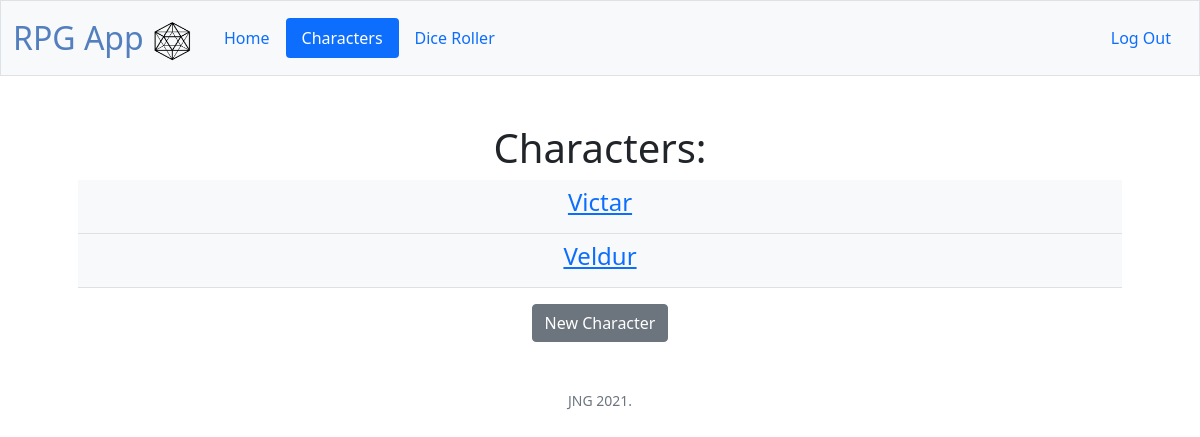
/characters (signed in), run on an earlier commit of the app's database.
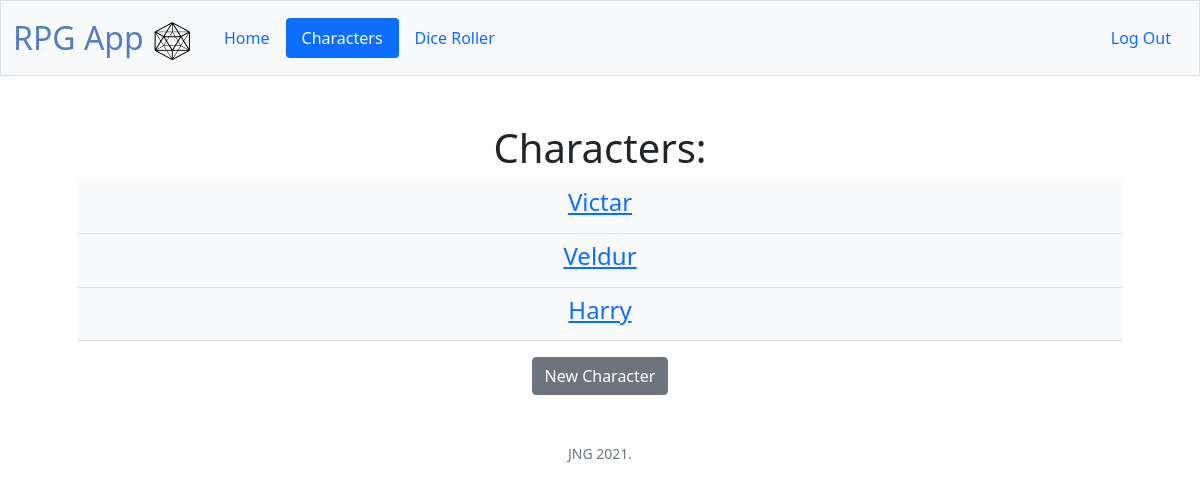
And on a later commit of the database.
### tables this page shows
CREATE TABLE characters (characterid INTEGER PRIMARY KEY NOT NULL, playerid INTEGER REFERENCES users, Name VARCHAR(255), Class VARCHAR(255), Str INT, Dex INT, Con INT, Int INT, Wis INT, Cha INT, Level INT, Backstory VARCHAR(255));

### PF2eApp.py (the view)
@app.route('/characters')
@login_required
def characters():
    if request.method == "GET":
        user = session["user_id"]
        user = scrub(user)
        query = "SELECT id FROM users WHERE username = '{}'".format(user)
        playerid = sqlselect(query)[0][0]
        con = sqlite3.connect('pathfinder.db')
        cur = con.cursor()
        cur.execute("SELECT Name FROM characters WHERE playerid = {}".format(playerid))
        chardata = cur.fetchall()
        cur.close()
        con.close()
        app.logger.info(chardata)
        return render_template('characters.html', chardata=chardata)

### PF2eApp.py (called while the page is built)
@app.after_request
def after_request(response):
    response.headers["Cache-Control"] = "no-cache, no-store, must-revalidate"
    response.headers["Expires"] = 0
    response.headers["Pragma"] = "no-cache"
    return response

### helpers.py (called while the page is built)
def login_required(f):
    @wraps(f)
    def decorated_function(*args, **kwargs):
        if session.get("user_id") is None:
            return redirect("/login")
        return f(*args, **kwargs)
    return decorated_function

def scrub(table_name):
    return ''.join( chr for chr in table_name if chr.isalnum() or chr == " " or chr == "." )

def sqlselect(query):
    con = sqlite3.connect('pathfinder.db')
    cur = con.cursor()
    cur.execute(query)
    rowcount = cur.rowcount
    if rowcount == 0:
        data = []
    else:
        data = cur.fetchall()
    cur.close()
    con.close()
    return data

### templates/characters.html (shortened to what this page needs)
{% extends "layout.html" %}
{% block main %}
<h1>Characters:</h1>
<table class="table table-light">
    {% for name in chardata %}
    <tr>
        <td>
            <h4><a href="/character/{{ name[0] }}">{{name[0]}}</a></h4>
        </td>
    </tr>
    {% endfor %}
</table>
<button class="btn btn-secondary"><a href="/newcharacter" style="text-decoration: none; color: white">New
        Character</a></button>
{% endblock %}

### templates/layout.html (shortened to what this page needs)
<!DOCTYPE html>
<html lang="en">
    <head>
        <link href="https://cdn.jsdelivr.net/npm/bootstrap@5.1.3/dist/css/bootstrap.min.css" rel="stylesheet"
>
        <link href="/static/styles.css" rel="stylesheet">
    </head>
    <body>
        <nav class="navbar navbar-expand-md navbar-light bg-light border">
            <div class="container-fluid">
                <a class="navbar-brand" href="/"><span class="blue">RPG App <img src="/static/d20.png" alt="D20 Die"
                            width="40" height="40"> </span></a>
                <div class="collapse navbar-collapse" id="navbar">
                    {% if session.user_id %}
                    <ul class="nav nav-pills me-auto" id="navbar left">
                        <li class="nav-item">
                            <a class="nav-link" href="/home">Home</a>
                        </li>
                        <li class="nav-item">
                            <a class="nav-link" href="/characters">Characters</a>
                        </li>
                        <li class="nav-item">
                            <a class="nav-link" href="/dice">Dice Roller</a>
                        </li>
                    </ul>
                    <ul class="nav nav-pills ms-auto" id="navbar right">
                        <li class="nav-item">
                            <a class="nav-link" href="/logout">Log Out</a>
                        </li>
                    </ul>
                    {% endif %}
                </div>
            </div>
        </nav>
        <main class="container p-5">
            {% block main %}{% endblock %}
        </main>
        <footer class="small text-center text-muted">
            JNG 2021.
        </footer>
    </body>
</html>

### static/styles.css (style rules this page uses)
nav .navbar-brand { font-size: xx-large; }
nav .navbar-brand .blue { color: #537fbe; }
main { overflow-x: auto; text-align: center; }

What changed in the data, as far as the page shows it:
added characters: Name "Harry"
